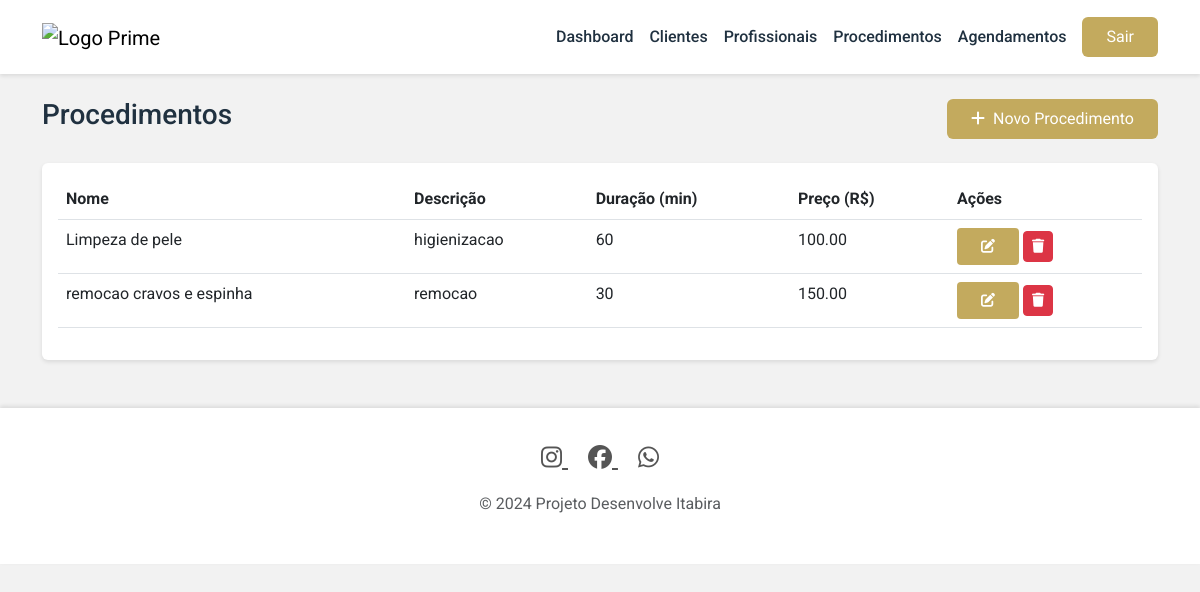
The app's page /procedures (signed in) with its own data.
### Sprint4/models.py (models this page shows)
class Procedure(db.Model):
    id = db.Column(db.Integer, primary_key=True)
    name = db.Column(db.String(100), nullable=False)
    description = db.Column(db.Text)
    duration = db.Column(db.Integer)  # duração em minutos
    price = db.Column(db.Float)
    appointments = db.relationship('Appointment', backref='procedure', lazy=True)

### Sprint4/routes.py (the view)
@app.route('/procedures')
@login_required
def procedures():
    procedures = Procedure.query.all()
    return render_template('procedures.html', procedures=procedures)

### Sprint4/routes.py (called while the page is built)
@login_manager.user_loader
def load_user(user_id):
    return User.query.get(int(user_id))

### Sprint4/templates/procedures.html (shortened to what this page needs)
{% extends "base.html" %}
{% block content %}
<div class="d-flex justify-content-between align-items-center mb-4">
    <h1 class="h3" style="color: var(--prime-text);">Procedimentos</h1>
    <button class="btn btn-prime" data-bs-toggle="modal" data-bs-target="#addProcedureModal">
        <i class="fas fa-plus me-2"></i>Novo Procedimento
    </button>
</div>
<div class="card">
    <div class="card-body">
        <div class="table-responsive">
            <table class="table table-hover">
                <thead>
                    <tr>
                        <th>Nome</th>
                        <th>Descrição</th>
                        <th>Duração (min)</th>
                        <th>Preço (R$)</th>
                        <th>Ações</th>
                    </tr>
                </thead>
                <tbody>
                    {% for procedure in procedures %}
                    <tr>
                        <td>{{ procedure.name }}</td>
                        <td>{{ procedure.description }}</td>
                        <td>{{ procedure.duration }}</td>
                        <td>{{ "%.2f"|format(procedure.price) }}</td>
                        <td>
                            <button class="btn btn-sm btn-prime" onclick="editProcedure({{ procedure.id }})">
                                <i class="fas fa-edit"></i>
                            </button>
                            <button class="btn btn-sm btn-danger" onclick="deleteProcedure({{ procedure.id }})">
                                <i class="fas fa-trash"></i>
                            </button>
                        </td>
                    </tr>
                    {% endfor %}
                </tbody>
            </table>
        </div>
    </div>
</div>
{% endblock %}

### Sprint4/templates/base.html (style rules this page uses)
:root { --prime-primary: #c3aa5e; --prime-primary-hover: #e0c984; --prime-text: #203140; --prime-background: #F2F2F2; --prime-text-secondary: #000000aa; }
body { font-family: 'Roboto', sans-serif; background-color: var(--prime-background); color: var(--prime-text); }
.btn-prime { background-color: var(--prime-primary); color: white; border: none; padding: 0.5rem 1.5rem; transition: background-color 0.3s ease; }
.card { border: none; box-shadow: 0 2px 4px rgba(0,0,0,0.1); }

### records on screen
Procedure: name "Limpeza de pele", description "higienizacao", duration "60", price "100.00"
Procedure: name "remocao cravos e espinha", description "remocao", duration "30", price "150.00"
